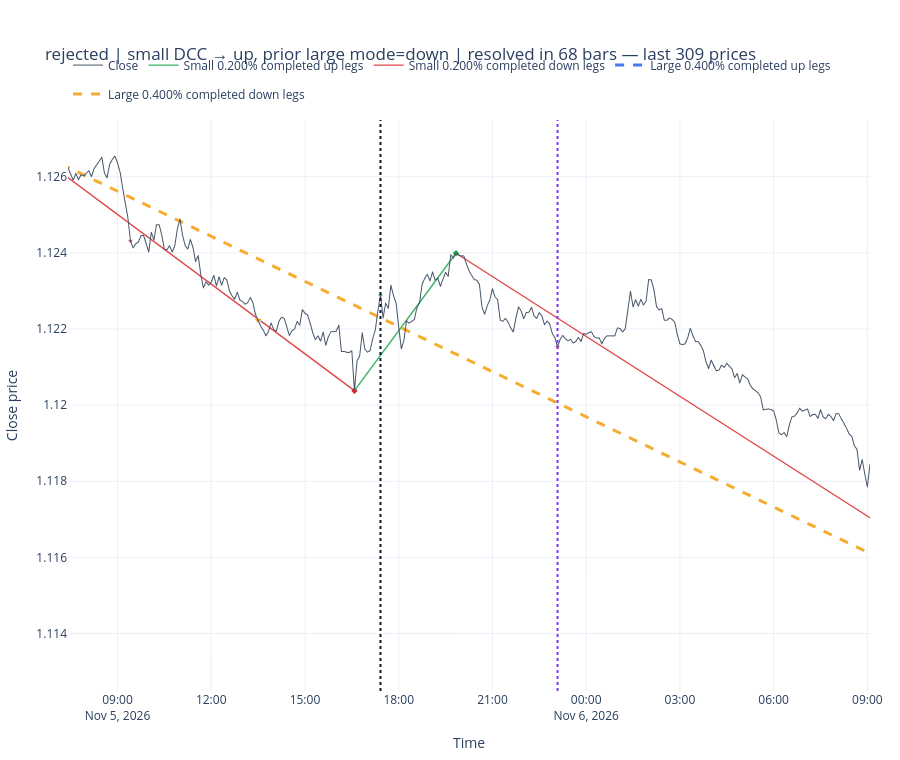
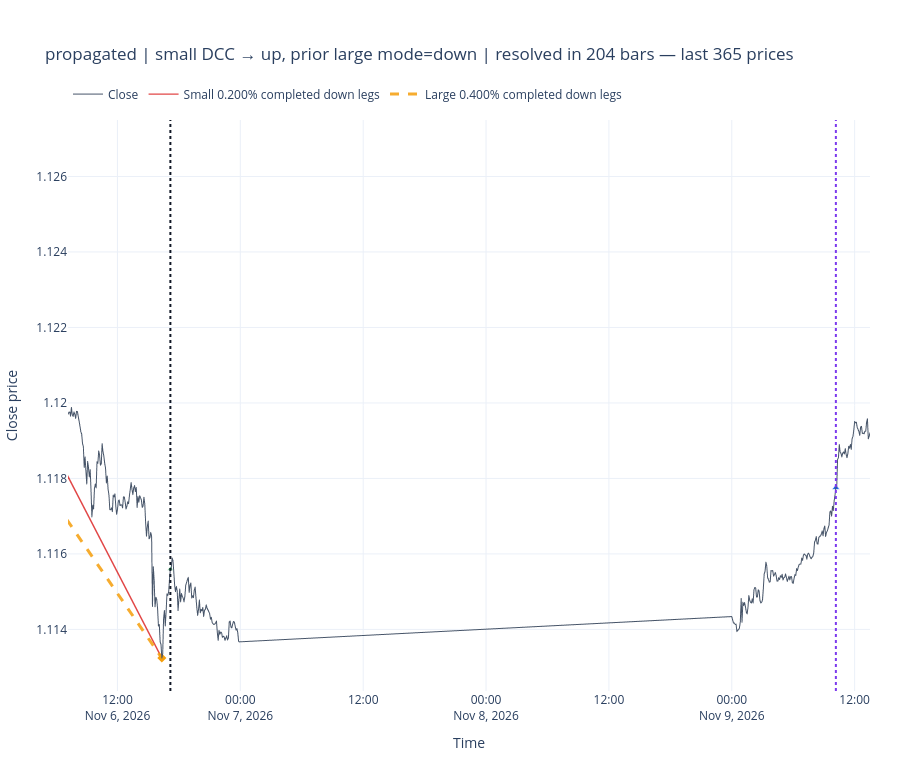

Notebook code cell kept with these figures, in order:
### Code cell
CASEBOOK_BARS_BEFORE = 120
CASEBOOK_BARS_AFTER = 120
for episode in casebook.itertuples(index=False):
    window_start_position = max(0, int(episode.start_position) - CASEBOOK_BARS_BEFORE)
    window_end_position = min(len(prices), int(episode.resolution_position) + CASEBOOK_BARS_AFTER + 1)
    case_prices = prices.iloc[window_start_position:window_end_position]
    case_fig = plot_two_threshold_directional_change(
        prices=case_prices,
        small_events=small_events,
        large_events=large_events,
        small_theta=SMALL_THETA,
        large_theta=LARGE_THETA,
        n_prices=len(case_prices),
        title=(
            f"{episode.outcome} | small DCC → {episode.target_small_mode}, "
            f"prior large mode={episode.prior_large_mode} | resolved in {episode.resolution_bars} bars"
        ),
    )
    case_fig.add_vline(x=episode.start_time, line={"color": "#111827", "dash": "dot", "width": 2})
    case_fig.add_vline(
        x=episode.resolution_time,
        line={"color": "#7c3aed", "dash": "dot", "width": 2},
    )
    case_fig.show()

### Figure 1 — Plotly figure (JSON) as saved in the notebook; plotly's stock layout.template omitted (floating-point values rounded to 4 significant figures; data arrays with more than 128 entries replaced by an {"elided": "..."} marker saying what was removed)
{"data": [{"hovertemplate": "time=%{x}<br>close=%{y:.5f}<extra></extra>", "line": {"color": "#475569", "width": 1.0}, "mode": "lines", "name": "Close", "type": "scattergl", "x": {"elided": "309 str values"}, "y": {"elided": "309 float values"}}, {"hoverinfo": "skip", "legendgroup": "small_up", "line": {"color": "#16a34a", "dash": "solid", "width": 1.4}, "mode": "lines", "name": "Small 0.200% completed up legs", "opacity": 0.85, "type": "scatter", "x": ["2026-11-04T20:50:00+02:00", "2026-11-05T06:10:00+02:00", null, "2026-11-05T16:35:00+02:00", "2026-11-05T19:50:00+02:00", null], "y": [1.121, 1.127, null, 1.12, 1.124, null]}, {"customdata": [["S2418", 1.611, 39, 8.262e-05, "2026-11-05T23:05:00+02:00"]], "hovertemplate": "Small up ending EXT<br>time=%{x}<br>price=%{y:.5f}<br>event=%{customdata[0]}<br>TMV=%{customdata[1]:.4f}<br>T=%{customdata[2]} bars<br>R=%{customdata[3]:.3e}<br>known at=%{customdata[4]}<extra></extra>", "legendgroup": "small_up", "marker": {"color": "#16a34a", "size": 5, "symbol": "diamond"}, "mode": "markers", "name": "Small up ending EXT", "showlegend": false, "type": "scatter", "x": ["2026-11-05T19:50:00.000000"], "y": [1.124]}, {"customdata": [["S2416", 2.336, 112, 4.172e-05, "2026-11-05T06:10:00+02:00"], ["S2418", 1.611, 39, 8.262e-05, "2026-11-05T19:50:00+02:00"]], "hovertemplate": "Small down DCC<br>time=%{x}<br>price=%{y:.5f}<br>completed event=%{customdata[0]}<br>TMV=%{customdata[1]:.4f}<br>T=%{customdata[2]} bars<br>R=%{customdata[3]:.3e}<br>confirmed EXT time=%{customdata[4]}<extra></extra>", "legendgroup": "small_down", "marker": {"color": "#dc2626", "line": {"color": "white", "width": 0.75}, "size": 5, "symbol": "triangle-down"}, "mode": "markers", "name": "Small down DCC", "showlegend": false, "type": "scatter", "x": ["2026-11-05T09:25:00.000000", "2026-11-05T23:05:00.000000"], "y": [1.124, 1.122]}, {"hoverinfo": "skip", "legendgroup": "small_down", "line": {"color": "#dc2626", "dash": "solid", "width": 1.4}, "mode": "lines", "name": "Small 0.200% completed down legs", "opacity": 0.85, "type": "scatter", "x": ["2026-11-05T06:10:00+02:00", "2026-11-05T16:35:00+02:00", null, "2026-11-05T19:50:00+02:00", "2026-11-06T16:20:00+02:00", null], "y": [1.127, 1.12, null, 1.124, 1.113, null]}, {"customdata": [["S2417", 2.822, 125, 4.516e-05, "2026-11-05T17:25:00+02:00"]], "hovertemplate": "Small down ending EXT<br>time=%{x}<br>price=%{y:.5f}<br>event=%{customdata[0]}<br>TMV=%{customdata[1]:.4f}<br>T=%{customdata[2]} bars<br>R=%{customdata[3]:.3e}<br>known at=%{customdata[4]}<extra></extra>", "legendgroup": "small_down", "marker": {"color": "#dc2626", "size": 5, "symbol": "diamond"}, "mode": "markers", "name": "Small down ending EXT", "showlegend": false, "type": "scatter", "x": ["2026-11-05T16:35:00.000000"], "y": [1.12]}, {"customdata": [["S2417", 2.822, 125, 4.516e-05, "2026-11-05T16:35:00+02:00"]], "hovertemplate": "Small up DCC<br>time=%{x}<br>price=%{y:.5f}<br>completed event=%{customdata[0]}<br>TMV=%{customdata[1]:.4f}<br>T=%{customdata[2]} bars<br>R=%{customdata[3]:.3e}<br>confirmed EXT time=%{customdata[4]}<extra></extra>", "legendgroup": "small_up", "marker": {"color": "#16a34a", "line": {"color": "white", "width": 0.75}, "size": 5, "symbol": "triangle-up"}, "mode": "markers", "name": "Small up DCC", "showlegend": false, "type": "scatter", "x": ["2026-11-05T17:25:00.000000"], "y": [1.123]}, {"hoverinfo": "skip", "legendgroup": "large_up", "line": {"color": "#2563eb", "dash": "dash", "width": 3.0}, "mode": "lines", "name": "Large 0.400% completed up legs", "opacity": 0.85, "type": "scatter", "x": ["2026-11-04T20:50:00+02:00", "2026-11-05T06:10:00+02:00", null], "y": [1.121, 1.127, null]}, {"customdata": [["L754", 1.168, 112, 4.172e-05, "2026-11-05T06:10:00+02:00"]], "hovertemplate": "Large down DCC<br>time=%{x}<br>price=%{y:.5f}<br>completed event=%{customdata[0]}<br>TMV=%{customdata[1]:.4f}<br>T=%{customdata[2]} bars<br>R=%{customdata[3]:.3e}<br>confirmed EXT time=%{customdata[4]}<extra></extra>", "legendgroup": "large_down", "marker": {"color": "#f59e0b", "line": {"color": "white", "width": 0.75}, "size": 7, "symbol": "triangle-down"}, "mode": "markers", "name": "Large down DCC", "showlegend": false, "type": "scatter", "x": ["2026-11-05T13:30:00.000000"], "y": [1.122]}, {"hoverinfo": "skip", "legendgroup": "large_down", "line": {"color": "#f59e0b", "dash": "dash", "width": 3.0}, "mode": "lines", "name": "Large 0.400% completed down legs", "opacity": 0.85, "type": "scatter", "x": ["2026-11-05T06:10:00+02:00", "2026-11-06T16:20:00+02:00", null], "y": [1.127, 1.113, null]}], "layout": {"height": 760, "hovermode": "closest", "legend": {"orientation": "h", "x": 0.0, "xanchor": "left", "y": 1.02, "yanchor": "bottom"}, "margin": {"b": 60, "l": 60, "r": 30, "t": 120}, "shapes": [{"line": {"color": "#111827", "dash": "dot", "width": 2}, "type": "line", "x0": "2026-11-05T17:25:00+02:00", "x1": "2026-11-05T17:25:00+02:00", "xref": "x", "y0": 0, "y1": 1, "yref": "y domain"}, {"line": {"color": "#7c3aed", "dash": "dot", "width": 2}, "type": "line", "x0": "2026-11-05T23:05:00+02:00", "x1": "2026-11-05T23:05:00+02:00", "xref": "x", "y0": 0, "y1": 1, "yref": "y domain"}], "title": {"text": "rejected | small DCC → up, prior large mode=down | resolved in 68 bars — last 309 prices"}, "xaxis": {"range": ["2026-11-05T07:25:00+02:00", "2026-11-06T09:05:00+02:00"], "showspikes": true, "spikemode": "across", "title": {"text": "Time"}}, "yaxis": {"fixedrange": false, "showspikes": true, "title": {"text": "Close price"}}}}

### Figure 2 — Plotly figure (JSON) as saved in the notebook; plotly's stock layout.template omitted (floating-point values rounded to 4 significant figures; data arrays with more than 128 entries replaced by an {"elided": "..."} marker saying what was removed)
{"data": [{"hovertemplate": "time=%{x}<br>close=%{y:.5f}<extra></extra>", "line": {"color": "#475569", "width": 1.0}, "mode": "lines", "name": "Close", "type": "scattergl", "x": {"elided": "365 str values"}, "y": {"elided": "365 float values"}}, {"hoverinfo": "skip", "legendgroup": "small_down", "line": {"color": "#dc2626", "dash": "solid", "width": 1.4}, "mode": "lines", "name": "Small 0.200% completed down legs", "opacity": 0.85, "type": "scatter", "x": ["2026-11-05T19:50:00+02:00", "2026-11-06T16:20:00+02:00", null], "y": [1.124, 1.113, null]}, {"customdata": [["S2419", 4.782, 246, 3.888e-05, "2026-11-06T17:10:00+02:00"]], "hovertemplate": "Small down ending EXT<br>time=%{x}<br>price=%{y:.5f}<br>event=%{customdata[0]}<br>TMV=%{customdata[1]:.4f}<br>T=%{customdata[2]} bars<br>R=%{customdata[3]:.3e}<br>known at=%{customdata[4]}<extra></extra>", "legendgroup": "small_down", "marker": {"color": "#dc2626", "size": 5, "symbol": "diamond"}, "mode": "markers", "name": "Small down ending EXT", "showlegend": false, "type": "scatter", "x": ["2026-11-06T16:20:00.000000"], "y": [1.113]}, {"customdata": [["S2419", 4.782, 246, 3.888e-05, "2026-11-06T16:20:00+02:00"]], "hovertemplate": "Small up DCC<br>time=%{x}<br>price=%{y:.5f}<br>completed event=%{customdata[0]}<br>TMV=%{customdata[1]:.4f}<br>T=%{customdata[2]} bars<br>R=%{customdata[3]:.3e}<br>confirmed EXT time=%{customdata[4]}<extra></extra>", "legendgroup": "small_up", "marker": {"color": "#16a34a", "line": {"color": "white", "width": 0.75}, "size": 5, "symbol": "triangle-up"}, "mode": "markers", "name": "Small up DCC", "showlegend": false, "type": "scatter", "x": ["2026-11-06T17:10:00.000000"], "y": [1.116]}, {"hoverinfo": "skip", "legendgroup": "large_down", "line": {"color": "#f59e0b", "dash": "dash", "width": 3.0}, "mode": "lines", "name": "Large 0.400% completed down legs", "opacity": 0.85, "type": "scatter", "x": ["2026-11-05T06:10:00+02:00", "2026-11-06T16:20:00+02:00", null], "y": [1.127, 1.113, null]}, {"customdata": [["L755", 2.995, 410, 2.922e-05, "2026-11-09T10:10:00+02:00"]], "hovertemplate": "Large down ending EXT<br>time=%{x}<br>price=%{y:.5f}<br>event=%{customdata[0]}<br>TMV=%{customdata[1]:.4f}<br>T=%{customdata[2]} bars<br>R=%{customdata[3]:.3e}<br>known at=%{customdata[4]}<extra></extra>", "legendgroup": "large_down", "marker": {"color": "#f59e0b", "size": 7, "symbol": "diamond"}, "mode": "markers", "name": "Large down ending EXT", "showlegend": false, "type": "scatter", "x": ["2026-11-06T16:20:00.000000"], "y": [1.113]}, {"customdata": [["L755", 2.995, 410, 2.922e-05, "2026-11-06T16:20:00+02:00"]], "hovertemplate": "Large up DCC<br>time=%{x}<br>price=%{y:.5f}<br>completed event=%{customdata[0]}<br>TMV=%{customdata[1]:.4f}<br>T=%{customdata[2]} bars<br>R=%{customdata[3]:.3e}<br>confirmed EXT time=%{customdata[4]}<extra></extra>", "legendgroup": "large_up", "marker": {"color": "#2563eb", "line": {"color": "white", "width": 0.75}, "size": 7, "symbol": "triangle-up"}, "mode": "markers", "name": "Large up DCC", "showlegend": false, "type": "scatter", "x": ["2026-11-09T10:10:00.000000"], "y": [1.118]}], "layout": {"height": 760, "hovermode": "closest", "legend": {"orientation": "h", "x": 0.0, "xanchor": "left", "y": 1.02, "yanchor": "bottom"}, "margin": {"b": 60, "l": 60, "r": 30, "t": 120}, "shapes": [{"line": {"color": "#111827", "dash": "dot", "width": 2}, "type": "line", "x0": "2026-11-06T17:10:00+02:00", "x1": "2026-11-06T17:10:00+02:00", "xref": "x", "y0": 0, "y1": 1, "yref": "y domain"}, {"line": {"color": "#7c3aed", "dash": "dot", "width": 2}, "type": "line", "x0": "2026-11-09T10:10:00+02:00", "x1": "2026-11-09T10:10:00+02:00", "xref": "x", "y0": 0, "y1": 1, "yref": "y domain"}], "title": {"text": "propagated | small DCC → up, prior large mode=down | resolved in 204 bars — last 365 prices"}, "xaxis": {"range": ["2026-11-06T07:10:00+02:00", "2026-11-09T13:30:00+02:00"], "showspikes": true, "spikemode": "across", "title": {"text": "Time"}}, "yaxis": {"fixedrange": false, "showspikes": true, "title": {"text": "Close price"}}}}
